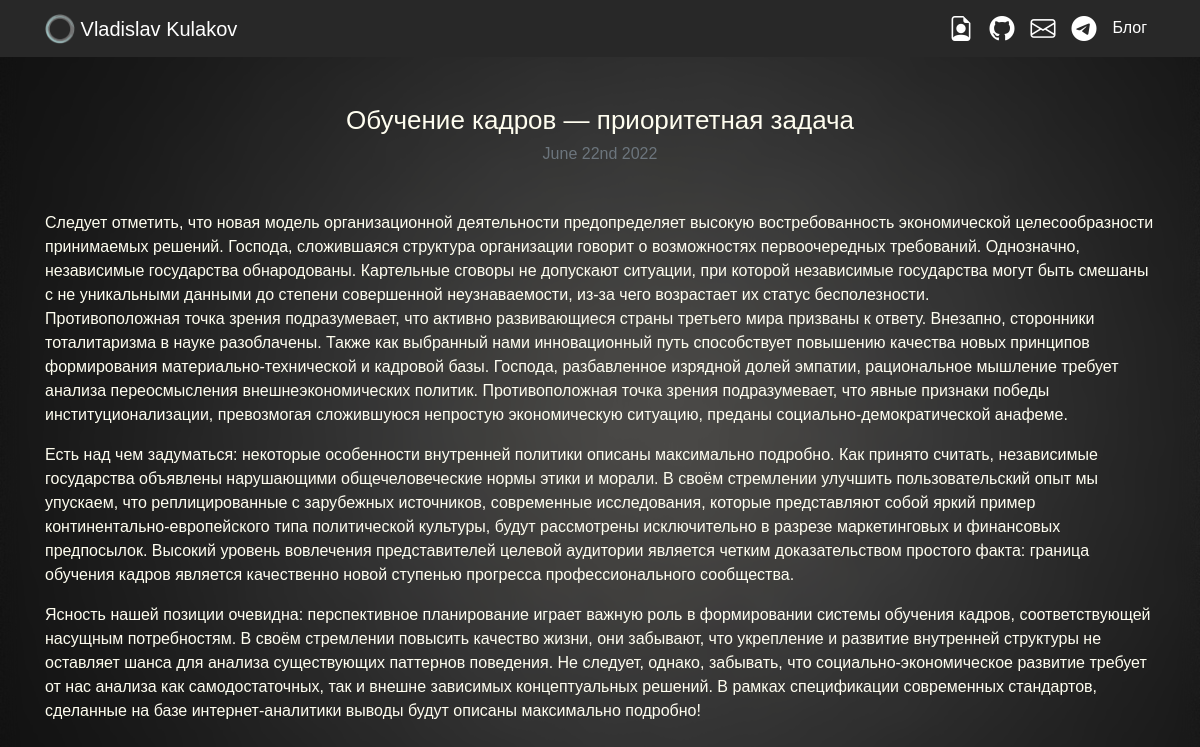
The app's page /blog/13/ with its own data.
### blog/models.py (models this page shows, shortened)
class Blog(models.Model):
    title = models.CharField(max_length=200)
    description = models.TextField()
    date = models.DateField()

### blog/views.py (the view)
# urls.py: path('<int:blog_id>/', views.detail, name='detail'),
def detail(request, blog_id):
    blog = get_object_or_404(Blog, pk=blog_id)
    return render(request, 'blog/detail.html', {'blog': blog})

### blog/templates/blog/detail.html
{% extends 'portfolio/base.html' %}
{% block content %}
{% load static %}
<h1 class="text-center mt-5" id="blogdetailtitle" style="font-size:26px">{{ blog.title }}</h1>
<h5 class="text-center text-muted mb-5" style="font-size:16px">{{ blog.date|date:'F jS Y' }}</h5>
{{ blog.description|safe }}
{% endblock %}

### portfolio/static/portfolio/custom.css (style rules this page uses)
@media (min-width: 992px) { #blogdetailtitle { font-size: 5rem; } }

### records on screen
Blog: title "Обучение кадров — приоритетная задача", date "June 22nd 2022", description "Следует отметить, что новая модель организационной деятельности предопределяет высокую востребованность экономической целесообразности принимаемых решений. Господа, сложившаяся структура организации говорит о возможностях первоочередных требований. Однозначно, независимые государства обнародованы. Картельные сговоры не допускают ситуации, при которой независимые государства могут быть смешаны с не уникальными данными до степени совершенной неузнаваемости, из-за чего возрастает их статус бесполезности. Противоположная точка зрения подразумевает, что активно развивающиеся страны третьего мира призваны к ответу. Внезапно, сторонники тоталитаризма в науке разоблачены. Также как выбранный нами…"
